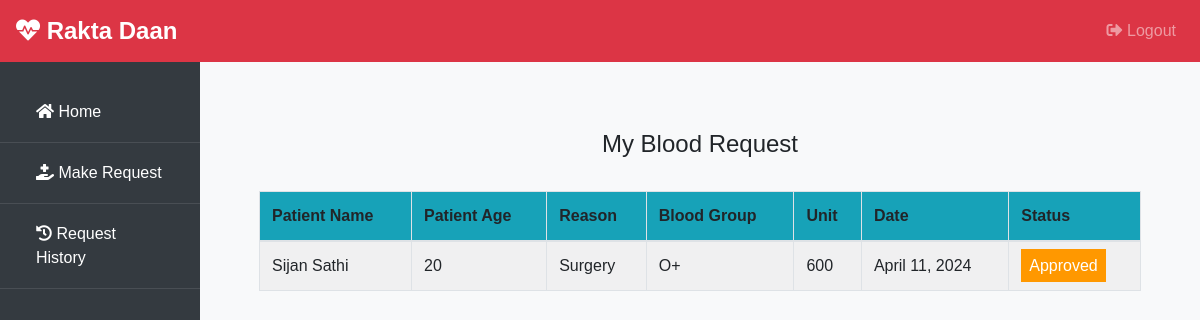
/patient/my-request (signed in), run on the app's committed database.
### blood/models.py (models this page shows, shortened)
class BloodRequest(models.Model):
    request_by_patient=models.ForeignKey(pmodels.Patient,null=True,on_delete=models.CASCADE)
    request_by_donor=models.ForeignKey(dmodels.Donor,null=True,on_delete=models.CASCADE)
    patient_name=models.CharField(max_length=30)
    patient_age=models.PositiveIntegerField()
    reason=models.CharField(max_length=500)
    bloodgroup=models.CharField(max_length=10)
    unit=models.PositiveIntegerField(default=0)
    status=models.CharField(max_length=20,default="Pending")
    date=models.DateField(auto_now=True)

### patient/views.py (the view)
# urls.py: path('my-request', views.my_request_view,name='my-request'),
def my_request_view(request):
    patient= models.Patient.objects.get(user_id=request.user.id)
    blood_request=bmodels.BloodRequest.objects.all().filter(request_by_patient=patient)
    return render(request,'patient/my_request.html',{'blood_request':blood_request})

### templates/patient/my_request.html (shortened to what this page needs)
{% extends 'patient/patientbase.html' %}
{% block content %}
{% load widget_tweaks %}
{%load static%}
<head>
   </head>
<br><br>
<div class="container">
    <H4 class="text-center">My Blood Request</H4><br>
    <table class="table table-light table-hover table-bordered table-striped">
        <thead class="bg-info">
            <tr>
                <th scope="col">Patient Name</th>
                <th scope="col">Patient Age</th>
                <th scope="col">Reason</th>
                <th scope="col">Blood Group</th>
                <th scope="col">Unit</th>
                <th scope="col">Date</th>
                <th scope="col">Status</th>
            </tr>
        </thead>
        <tbody>
            {% for t in blood_request %}
            <tr>
                <td> {{t.patient_name}}</td>
                <td>{{t.patient_age}}</td>
                <td>{{t.reason}}</td>
                <td>{{t.bloodgroup}}</td>
                <td>{{t.unit}}</td>
                <td>{{t.date}}</td>
                {% if t.status == 'Approved' %}
                <td><span class="label warning"> Approved</span></td>
                {% elif t.status == 'Rejected' %}
                <td><span class="label success">Rejected</span></td>
                {% else %}
                <td><span style="color: white;margin-left: 0px;" class="label info">Pending</span></td>
                {% endif %}
            </tr>
            {% endfor %}
        </tbody>
    </table>
</div>
{% endblock content %}

### templates/patient/patientbase.html (style rules this page uses)
body { font-family: Arial, sans-serif; background-color: #f8f9fa; }

### templates/patient/my_request.html (style rules this page uses)
.label { color: white; padding: 8px; }
.warning { background-color: #ff9800; }

### data on the page
BloodRequest: patient_name "Sijan Sathi", patient_age "20", reason "Surgery", bloodgroup "O+", unit "600", date "April 11, 2024", status "Approved"
